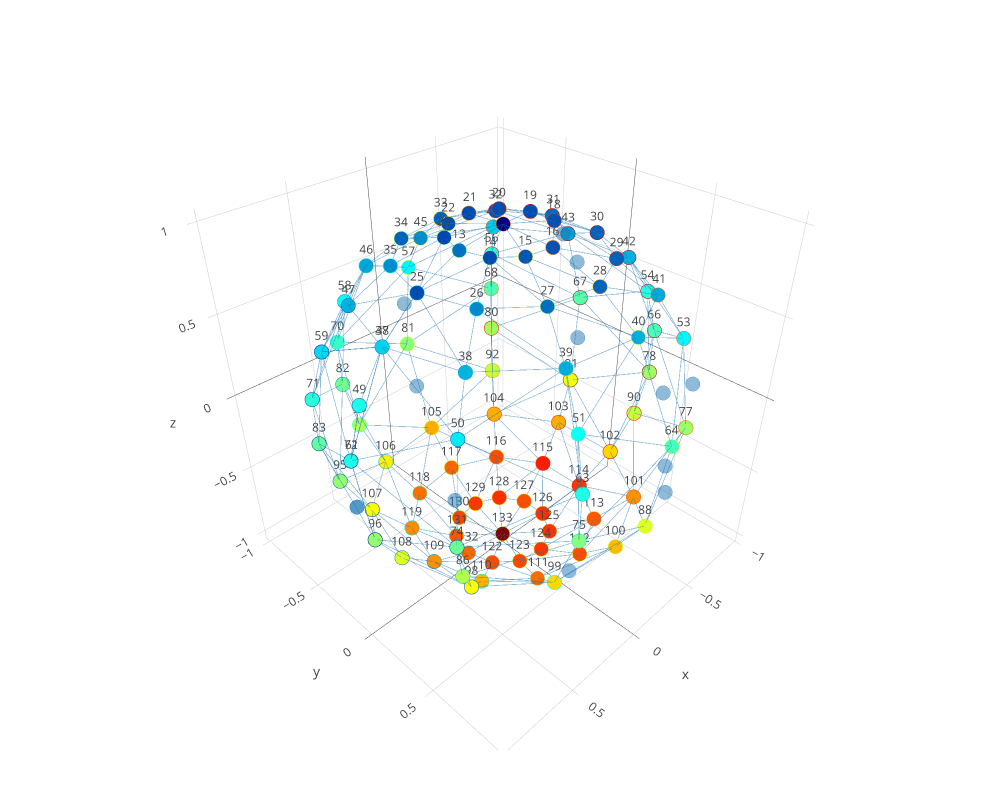

Notebook cell for this chart:
### Code cell
plotclassrep_pjs(PH,dim=2,class=1)
